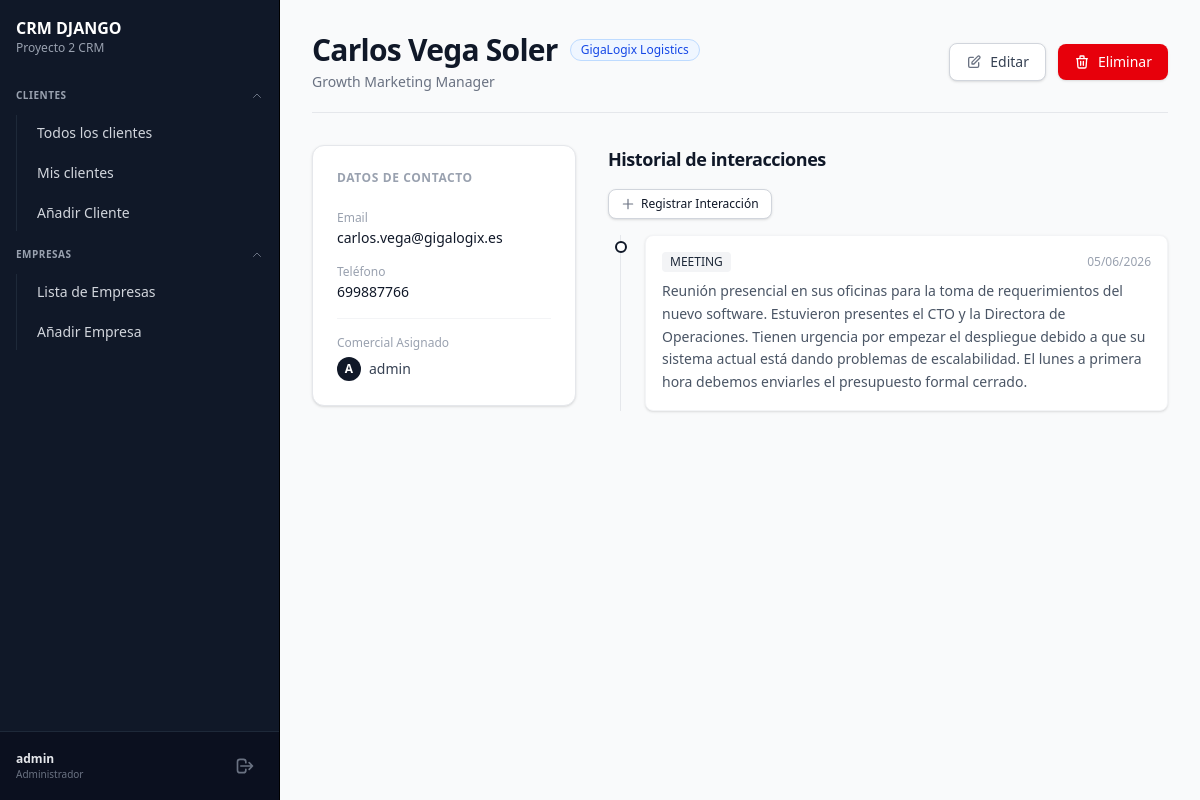
Screenshot of /clientes/detalle/8 (signed in) with the database file from the repository.
### crm/models/client_model.py (models this page shows, shortened)
class Client(models.Model):
    company = models.ForeignKey('Company', on_delete=models.CASCADE, related_name='clients', verbose_name='Empresa')
    commercial = models.ForeignKey(User, on_delete=models.SET_NULL, null=True, related_name='clients', verbose_name='Comercial')
    first_name = models.CharField(max_length=100, verbose_name='Nombre')
    last_name = models.CharField(max_length=100, verbose_name='Apellido')
    email = models.EmailField(verbose_name='Email')
    phone = models.CharField(max_length=20, verbose_name='Teléfono')
    position = models.CharField(max_length=200, blank=True, verbose_name='Cargo')
    created_at = models.DateTimeField(auto_now_add=True, verbose_name='Fecha de Creación')
    updated_at = models.DateTimeField(auto_now=True, verbose_name='Fecha de Actualización')
    class Meta:
        verbose_name = 'Cliente'
        verbose_name_plural = 'Clientes'

### crm/models/company_model.py (models this page shows, shortened)
class Company(models.Model):
    name = models.CharField(max_length=100, verbose_name='Nombre de la Empresa')
    email = models.EmailField(verbose_name='Email')
    phone = models.CharField(max_length=20, verbose_name='Teléfono')
    address = models.CharField(max_length=200, verbose_name='Dirección')
    website = models.URLField(verbose_name='Sitio Web')
    created_at = models.DateTimeField(auto_now_add=True, verbose_name='Fecha de Creación')
    cif = models.CharField(max_length=20, unique=True, verbose_name='CIF')
    class Meta:
        verbose_name = 'Empresa'
        verbose_name_plural = 'Empresas'

### crm/models/interaction_model.py (models this page shows, shortened)
class Interaction(models.Model):
    client = models.ForeignKey('Client', on_delete=models.CASCADE, related_name='interactions', verbose_name='Cliente')
    contact_channel = models.CharField(choices=CANALES, verbose_name='Canal de Contacto')
    created_at = models.DateTimeField(auto_now_add=True, verbose_name='Fecha de Creación')
    content = models.TextField(verbose_name='Contenido')
    class Meta:
        verbose_name = 'Interacción'
        verbose_name_plural = 'Interacciones'

### crm/views/client_views.py (the view)
# urls.py: path('clientes/detalle/<pk>', ClientDetailView.as_view(), name='detalle-cliente'),
@method_decorator(login_required, name='dispatch')
class ClientDetailView(DetailView):
    model = Client
    template_name = 'clients/client_detail.html'
    context_object_name = 'client'

### crm_django/templates/clients/client_detail.html (shortened to what this page needs)
{% extends "general/layout.html" %}
{% block page_content %}
<div class="max-w-6xl mx-auto space-y-8">
    <div class="flex flex-col md:flex-row md:items-center md:justify-between border-b border-gray-200 pb-5 gap-4">
        <div>
            <div class="flex items-center gap-3">
                <h1 class="text-3xl font-bold text-gray-900 tracking-tight">
                    {{ client.first_name }} {{ client.last_name }}
                </h1>
                <span class="inline-flex items-center px-2.5 py-0.5 rounded-full text-xs font-medium bg-blue-50 text-blue-700 border border-blue-200">
                    <a href="{% url "detalle-empresa" client.company.pk %}">{{ client.company.name|default:client.company }}</a>
                </span>
            </div>
            <p class="text-sm text-gray-500 mt-1">{{ client.position|default:"Sin cargo definido" }}</p>
        </div>
        <div class="flex items-center gap-3">
            <a href="{% url "editar-cliente" client.pk %}" class="inline-flex items-center justify-center px-4 py-2 text-sm font-medium text-gray-700 bg-white border border-gray-300 rounded-lg hover:bg-gray-50 transition-colors shadow-sm gap-2">
                Editar
            </a>
            <a href="{% url "eliminar-cliente" client.pk %}" class="inline-flex items-center justify-center px-4 py-2 text-sm font-medium text-white bg-red-600 rounded-lg hover:bg-red-700 transition-colors shadow-sm gap-2">
                Eliminar
            </a>
        </div>
    </div>
    <div class="grid grid-cols-1 lg:grid-cols-3 gap-8">
        <div class="lg:col-span-1 bg-white border border-gray-200 rounded-xl shadow-sm p-6 space-y-6 h-fit">
            <h3 class="text-xs font-semibold text-gray-400 uppercase tracking-wider">Datos de contacto</h3>
            <div class="space-y-4">
                <div>
                    <label class="block text-xs font-medium text-gray-400">Email</label>
                    <span class="text-sm font-medium text-gray-900 block mt-0.5 break-all">{{ client.email }}</span>
                </div>
                <div>
                    <label class="block text-xs font-medium text-gray-400">Teléfono</label>
                    <span class="text-sm font-medium text-gray-900 block mt-0.5">{{ client.phone|default:"—" }}</span>
                </div>
                <div class="border-t border-gray-100 pt-4">
                    <label class="block text-xs font-medium text-gray-400">Comercial Asignado</label>
                    <div class="flex items-center gap-2 mt-1.5">
                        <div class="w-6 h-6 rounded-full bg-gray-900 text-white flex items-center justify-center text-xs font-bold uppercase">
                            {{ client.commercial.username|slice:":1" }}
                        </div>
                        <span class="text-sm font-medium text-gray-700">{{ client.commercial.get_full_name|default:client.commercial.username }}</span>
                    </div>
                </div>
            </div>
        </div>
        <div class="lg:col-span-2 space-y-4">
            <h3 class="text-lg font-bold text-gray-900 tracking-tight mb-4">Historial de interacciones</h3>
                    <div class="flex items-center justify-between gap-4 mb-4">
            <a href="{% url 'crear-interaccion' client.id %}" class="inline-flex items-center justify-center px-3 py-1.5 text-xs font-medium text-gray-900 bg-white border border-gray-300 rounded-lg hover:bg-gray-50 transition-colors shadow-sm gap-1.5">
                <svg class="w-3.5 h-3.5 text-gray-500" fill="none" stroke="currentColor" viewBox="0 0 24 24" xmlns="http://www.w3.org/2000/svg">
                    <path stroke-linecap="round" stroke-linejoin="round" stroke-width="2" d="M12 4v16m8-8H4"></path>
                </svg>
                Registrar Interacción
            </a>
            </div>
            {% if client.interactions.all %}
                <div class="relative border-l border-gray-200 ml-3 space-y-6">
                    {% for interaction in client.interactions.all %}
                        <div class="relative pl-6">
                            <span class="absolute -left-[6px] top-1.5 bg-white border-2 border-gray-900 rounded-full w-3 h-3"></span>
                            <div class="bg-white border border-gray-100 rounded-lg p-4 shadow-sm hover:border-gray-200 transition-colors">
                                <div class="flex items-center justify-between gap-4 mb-2">
                                    <span class="inline-flex items-center px-2 py-0.5 rounded text-xs font-medium bg-gray-100 text-gray-800 uppercase">
                                        {{ interaction.contact_channel }}
                                    </span>
                                    <time class="text-xs text-gray-400 font-medium">
                                        {{ interaction.created_at|date:"d/m/Y" }}
                                    </time>
                                </div>
                                <p class="text-sm text-gray-600 leading-relaxed">{{ interaction.content }}</p>
                            </div>
                        </div>
                    {% endfor %}
                </div>
            {% else %}
                <div class="text-center py-8 border-2 border-dashed border-gray-200 rounded-xl p-6">
                    <p class="text-sm text-gray-500">Este cliente aún no tiene interacciones registradas.</p>
                </div>
            {% endif %}
        </div>
    </div>
</div>
{% endblock %}

### crm_django/templates/_includes/_sidebar.html (shortened to what this page needs)
<aside class="w-[280px] h-screen bg-gray-900 border-r border-outline-variant flex flex-col flex-shrink-0">
    <div>
        <h1 class="text-white pl-4 pt-4 font-bold"><a href="{% url 'home' %}">CRM DJANGO</a></h1>
        <p class="text-gray-400 pl-4 text-xs">Proyecto 2 CRM</p>
    </div>
    <nav class="mt-6 space-y-2">
        <details class="group px-4" open>
            <summary class="flex items-center justify-between text-[10px] font-semibold text-gray-400 uppercase
            tracking-wider cursor-pointer list-none py-2 hover:text-white transition-colors">
                <span>Clientes</span>
                <svg class="w-3 h-3 text-gray-500 group-open:rotate-180 transition-transform" fill="none" stroke="currentColor" viewBox="0 0 24 24" xmlns="http://www.w3.org/2000/svg">
                    <path stroke-linecap="round" stroke-linejoin="round" stroke-width="2" d="M19 9l-7 7-7-7"></path>
                </svg>
            </summary>
            <ul class="text-white flex flex-col gap-1 mt-1 pl-2 border-l border-gray-800">
                <li>
                    <a class="block w-full py-2 px-3 rounded-md hover:bg-white/10 transition-colors text-sm text-gray-300 hover:text-white" href="{% url 'clientes' %}">
                        Todos los clientes
                    </a>
                </li>
                <li>
                    <a class="block w-full py-2 px-3 rounded-md hover:bg-white/10 transition-colors text-sm text-gray-300 hover:text-white font-medium" href="{% url 'clientes' %}?scope=mine">
                        Mis clientes
                    </a>
                </li>
                <li>
                    <a class="block w-full py-2 px-3 rounded-md hover:bg-white/10 transition-colors text-sm text-gray-300 hover:text-white" href="{% url 'crear-cliente' %}">
                        Añadir Cliente
                    </a>
                </li>
            </ul>
        </details>
        <details class="group px-4" open>
            <summary class="flex items-center justify-between text-[10px] font-semibold text-gray-400 uppercase
                tracking-wider cursor-pointer list-none py-2 hover:text-white transition-colors">
                <span>Empresas</span>
                <svg class="w-3 h-3 text-gray-500 group-open:rotate-180 transition-transform" fill="none" stroke="currentColor" viewBox="0 0 24 24" xmlns="http://www.w3.org/2000/svg">
                    <path stroke-linecap="round" stroke-linejoin="round" stroke-width="2" d="M19 9l-7 7-7-7"></path>
                </svg>
            </summary>
            <ul class="text-white flex flex-col gap-1 mt-1 pl-2 border-l border-gray-800">
                <li>
                    <a class="block w-full py-2 px-3 rounded-md hover:bg-white/10 transition-colors text-sm text-gray-300 hover:text-white" href="{% url "empresas" %}">
                        Lista de Empresas
                    </a>
                </li>
                <li>
                    <a class="block w-full py-2 px-3 rounded-md hover:bg-white/10 transition-colors text-sm text-gray-300 hover:text-white" href="{% url "crear-empresa" %}">
                        Añadir Empresa
                    </a>
                </li>
            </ul>
        </details>
    </nav>
    <div class="mt-auto border-t border-gray-800 p-4 bg-gray-950/40">
        <div class="flex items-center justify-between">
            <div class="flex flex-col min-w-0">
                <span class="text-xs font-semibold text-gray-200 truncate">{{ user.username }}</span>
                <span class="text-[10px] text-gray-500 truncate">
                    {% if user.is_staff %}Administrador{% else %}Comercial{% endif %}
                </span>
            </div>
            <form method="POST" action="{% url 'logout' %}">
                <button type="submit" class="p-2 text-gray-500 hover:text-red-400 rounded-md hover:bg-white/5 transition-colors cursor-pointer group" title="Cerrar Sesión">
                    <svg class="w-5 h-5" fill="none" stroke="currentColor" viewBox="0 0 24 24" xmlns="http://www.w3.org/2000/svg">
                        <path stroke-linecap="round" stroke-linejoin="round" stroke-width="2" d="M17 16l4-4m0 0l-4-4m4 4H7m6 4v1a3 3 0 01-3 3H6a3 3 0 01-3-3V7a3 3 0 013-3h4a3 3 0 013 3v1"></path>
                    </svg>
                </button>
            </form>
        </div>
    </div>
</aside>

### rows the page displays
Client: first_name "Carlos", last_name "Vega Soler", company.name "GigaLogix Logistics", position "Growth Marketing Manager", email "carlos.vega@gigalogix.es", phone "699887766", commercial.username "A", commercial.get_full_name "admin"
Interaction: contact_channel "MEETING", created_at "05/06/2026", content "Reunión presencial en sus oficinas para la toma de requerimientos del nuevo software. Estuvieron presentes el CTO y la Directora de Operaciones. Tienen urgencia por empezar el despliegue debido a que su sistema actual está dando problemas de escalabilidad. El lunes a primera hora debemos enviarles el presupuesto formal cerrado."

### other values shown
{{ user.username }} "admin"
